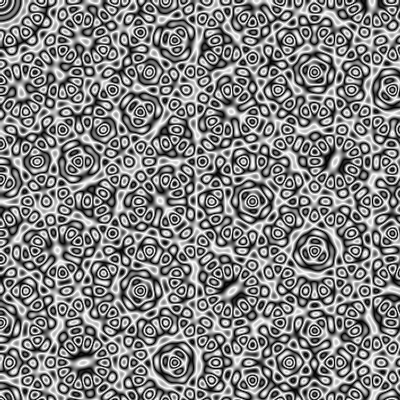
Frame 1 (no input)
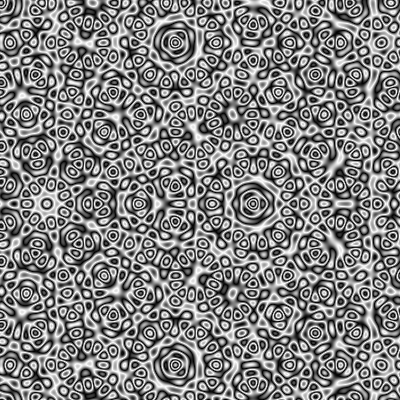
Frame 60 (the mouse pressed at the canvas centre just before this capture)
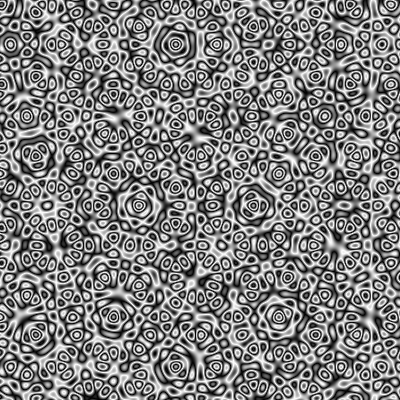
Frame 120 (the mouse held since frame 60 and released just before this capture)

The Processing sketch that drew these frames (run headless with seeded random() and noise(); from frame 60 on, the mouse is pressed at the canvas centre):

// Processing sketch: processing_43954
// ── processing_43954.pde

/**
 * Quasicrystals by Combining Waves
 * by Ricard Marxer 
 * ported to Processing from:
 * http://mainisusuallyafunction.blogspot.com/2011/10/quasicrystals-as-sums-of-waves-in-plane.html)
 *
 * Render quaiscrystals by 
 * combining planar waves in different directions
 */

int waveCount = 7;  // The number of waves to combine
float waveFreq = 0.4;  // The frequency of the waves
float waveOffsetInc = 0.01;  // The speed at which the waves slide

float waveOffset = 0.0;  // The initial offset of the waves

void setup() {
  size(400, 400);
  smooth();
}

void draw() {
  background(255);

  for (int i=0; i<width; i++) {
    for (int j=0; j<height; j++) {
      float c = 0;

      for (int m=0; m<waveCount; m++) {
        float ang = map(m, 0, waveCount, 0, PI);

        float kx = cos(ang);
        float ky = sin(ang);

        c += (wave(kx, ky, i, j, waveOffset) + 1) / 2;
      }

      float v = c % 1;
      int k = int(c - v);
      float w = map((k & 1) == 0 ? v : 1.0 - v, 0, 1, 0, 255);

      set(i, j, color(w));
    }
  }

  waveOffset += 0.2;
}


float wave(float kx, float ky, float x, float y, float waveOffset) {
  return cos(waveFreq*(kx*x + ky*y) + waveOffset);
}
